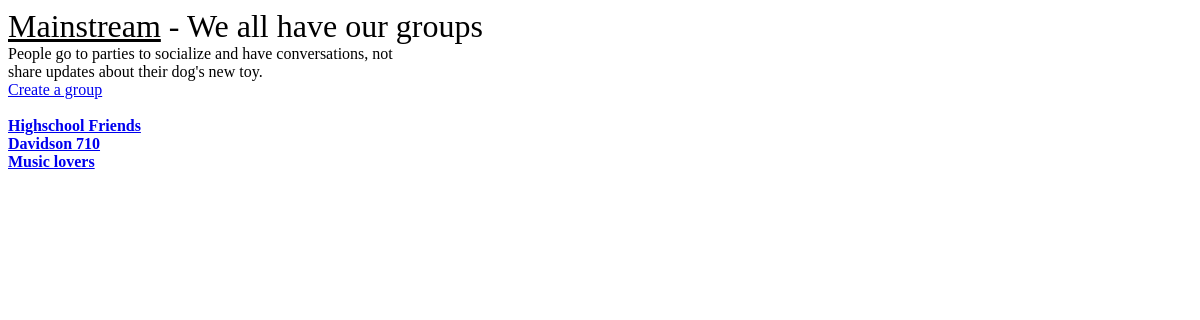
The app's page /mainstream/, older data.
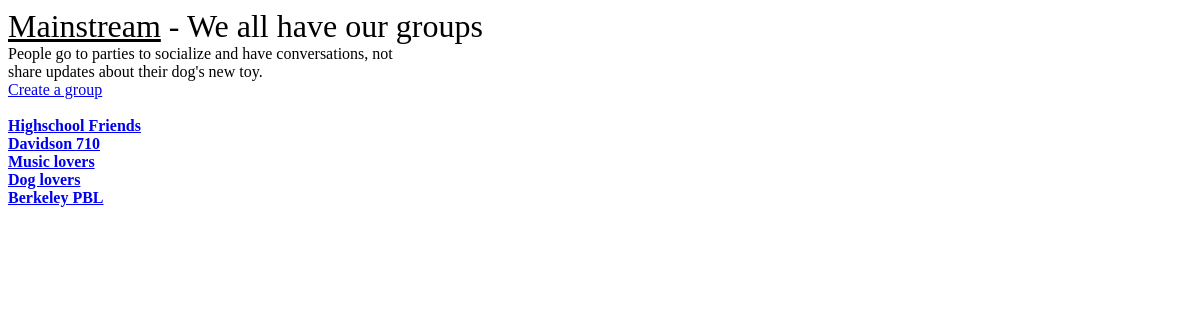
The same page, newer data.
### mainstream/models.py (models this page shows, shortened)
class Group(models.Model):
	name = models.CharField(max_length=200)
	date = models.DateTimeField("date created")
	users = models.ManyToManyField(User)
	def get_streams(self):
		return self.stream_set.all()

### mainstream/views.py (the view)
def index(request):
	context = RequestContext(request)
	context_dict = {}
	context_dict['groups'] = Group.objects.all()
	return render_to_response("mainstream/index.html", context_dict, context)

### mainstream/models.py (called while the page is built)
	def get_posts(self):
		return self.post_set.all()

### templates/mainstream/index.html (shortened to what this page needs)
<!DOCTYPE html>
<html>
	<head>
	</head>
	<body>
		<font size='6' color='black'><a href='/mainstream/' style='color: black;'>Mainstream</a> - We all have our groups</font><br>
		People go to parties to socialize and have conversations, not <br />
		share updates about their dog's new toy.<br>
		<a href='/mainstream/add_group/'>Create a group</a><br><br>
		{% for g in groups %}
			<b><a href='/mainstream/group/{{ g.id }}/'>{{ g.name }}</a></b><br>
		{% endfor %}
	</body>
</html>

Row changes from the older to the newer data that the page shows:
added Group: name "Dog lovers"
added Group: name "Berkeley PBL"
